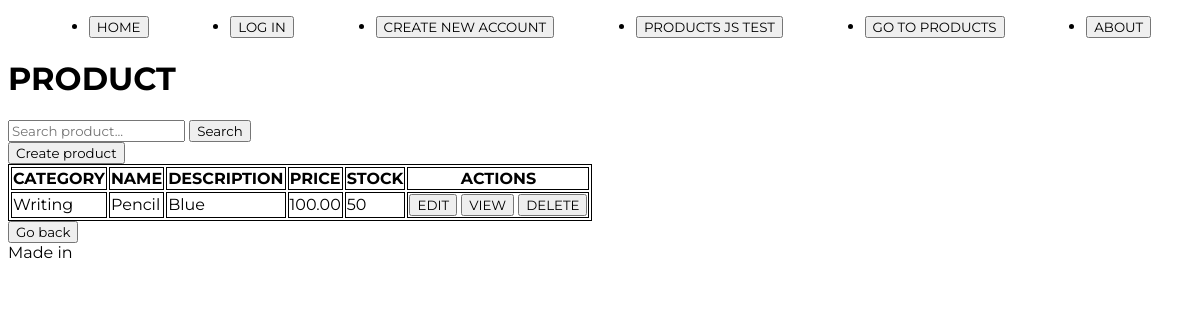
/product/product/list, run on an earlier commit of the app's database.
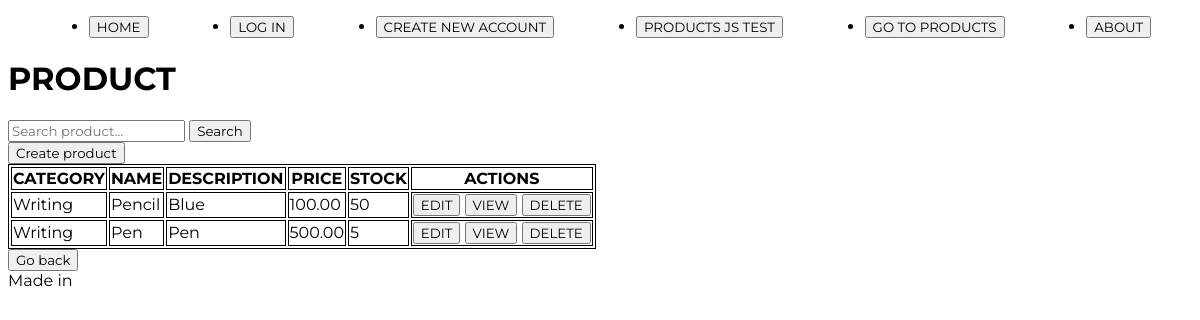
And on a later commit of the database.
### product/models.py (models this page shows, shortened)
class Product(models.Model):
    category=models.ForeignKey(Category, on_delete=models.CASCADE, null=True, blank=True, verbose_name='category')
    name = models.CharField(max_length=150, db_index=True) #facilita la búsqueda en la BD
    description = models.TextField(blank=True, null=True, verbose_name='Description') #blank: el campo puede dejarse vacío cuando es True
    price = models.DecimalField(max_digits=10, decimal_places=2)
    stock = models.PositiveIntegerField()
    class Meta: #Se utiliza para definir opciones de configuración adicionales de un modelo
        unique_together = ('category', 'name') #la combinación de los campos debe ser única en la BD
        verbose_name = 'Product' #Define el nombre singular legible del modelo (también usado en el panel de ADMIN)
        verbose_name_plural = 'Products' #Define el nombre plurar legible del modelo (también usado en el panel de ADMIN)

class Category(models.Model):
    name = models.CharField(max_length=255, unique=True)
    description = models.TextField(blank=True, null=True, verbose_name='Description')
    def __str__(self):
        return self.name
    class Meta:
        verbose_name = 'Product categories'

### product/views_models/product.py (the view)
# urls.py: path('product/list', product.ProductListView.as_view(), name='product_list'),
class ProductListView(ListView):
    model = models.Product
    template_name = 'product/Product_crud/product_list.html'
    def get_queryset(self):
        search = self.request.GET.get('search')
        if search:
            queryset = models.Product.objects.filter(name__icontains=search)
        else:
            queryset = models.Product.objects.all()
        return queryset

### product/templates/product/Product_crud/product_list.html
{% extends 'core/base.html' %}
{% block content %}
<h1>PRODUCT</h1>
<form action="" method="get">
    <input type="text" name="search" id="" placeholder="Search product...">
    <button type="submit">Search</button>
</form>
<a href="{% url 'product:product_create' %}">
    <button>Create product</button>
</a>
<table class="tablaPrueba">
    <thead>
        <tr>
            <th>CATEGORY</th>
            <th>NAME</th>
            <th>DESCRIPTION</th>
            <th>PRICE</th>
            <th>STOCK</th>
            <th>ACTIONS</th>
        </tr>
    </thead>
    <tbody>
        {% for product in object_list %}
        <tr>
            <td> {{ product.category }}</td>
            <td> {{ product.name }}</td>
            <td> {{ product.description }}</td>
            <td> {{ product.price }}</td>
            <td> {{ product.stock }}</td>
            <td>
                <a href="{% url 'product:product_update' product.id %}">
                    <button>EDIT</button></a>
                <a href="{% url 'product:product_detail' product.id %}">
                    <button>VIEW</button></a>
                <a href="{% url 'product:product_delete' product.id %}">
                    <button>DELETE</button></a>
            </td>
        </tr>
        {% empty %}
        <tr>
            <td>No data available</td>
        </tr>
        {% endfor %}
    </tbody>
</table>
<a href="{% url 'product:index' %}"><button>Go back</button></a>
{% endblock content %}

### core/templates/core/base.html (shortened to what this page needs)
<!DOCTYPE html>
<html lang="en">
<head>
    {% load static %}
    <link rel="stylesheet" href="{% static 'core/css/styles.css' %}">
</head>
<body>
    <header>
        <ul>
            <li><a href="{% url 'core:index' %}"><button>HOME</button></a></li>
            <li><a href="{% url 'core:login' %}"><button>LOG IN</button></a></li>
            <li><a href="{% url 'core:register' %}"><button>CREATE NEW ACCOUNT</button></a></li>
            <li><a href="{% url 'core:products' %}"><button>PRODUCTS JS TEST</button></a></li>
            <li><a href="{% url 'product:index' %}"><button>GO TO PRODUCTS</button></a></li>
            <li><a href="{% url 'core:about' %}"><button>ABOUT</button></a></li>
        </ul>
    </header>
    <main>
        {% block content %}{% endblock content %}
    </main>
    <footer>Made in {{ year }}</footer>
</body>
</html>

### core/static/core/css/styles.css (style rules this page uses)
* { font-family: 'Montserrat', sans-serif; }
.tablaPrueba,thead,th,tbody,tr,td { border: 1px solid; }

What changed in the data, as far as the page shows it:
added Product: category "Writing", name "Pen", description "Pen", price "500.00", stock "5"
